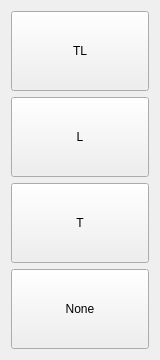
   <widget class="QWidget" name="verticalLayoutWidget_3">
    <property name="geometry">
     <rect>
      <x>530</x>
      <y>690</y>
      <width>160</width>
      <height>340</height>
     </rect>
    </property>
    <layout class="QVBoxLayout" name="TLLayout">
     <item>
      <widget class="QPushButton" name="TLButton">
       <property name="minimumSize">
        <size>
         <width>0</width>
         <height>80</height>
        </size>
       </property>
       <property name="styleSheet">
        <string notr="true">font: 30pt &quot;Segoe Fluent Icons&quot;;</string>
       </property>
       <property name="text">
        <string>TL</string>
       </property>
      </widget>
     </item>
     <item>
      <widget class="QPushButton" name="LButton">
       <property name="minimumSize">
        <size>
         <width>0</width>
         <height>80</height>
        </size>
       </property>
       <property name="styleSheet">
        <string notr="true">font: 30pt &quot;Segoe Fluent Icons&quot;;</string>
       </property>
       <property name="text">
        <string>L</string>
       </property>
      </widget>
     </item>
     <item>
      <widget class="QPushButton" name="TButton">
       <property name="minimumSize">
        <size>
         <width>0</width>
         <height>80</height>
        </size>
       </property>
       <property name="styleSheet">
        <string notr="true">font: 30pt &quot;Segoe Fluent Icons&quot;;</string>
       </property>
       <property name="text">
        <string>T</string>
       </property>
      </widget>
     </item>
     <item>
      <widget class="QPushButton" name="pushButton">
       <property name="minimumSize">
        <size>
         <width>0</width>
         <height>80</height>
        </size>
       </property>
       <property name="styleSheet">
        <string notr="true">font: 30pt &quot;Segoe Fluent Icons&quot;;</string>
       </property>
       <property name="text">
        <string>None</string>
       </property>
      </widget>
     </item>
    </layout>
   </widget>
